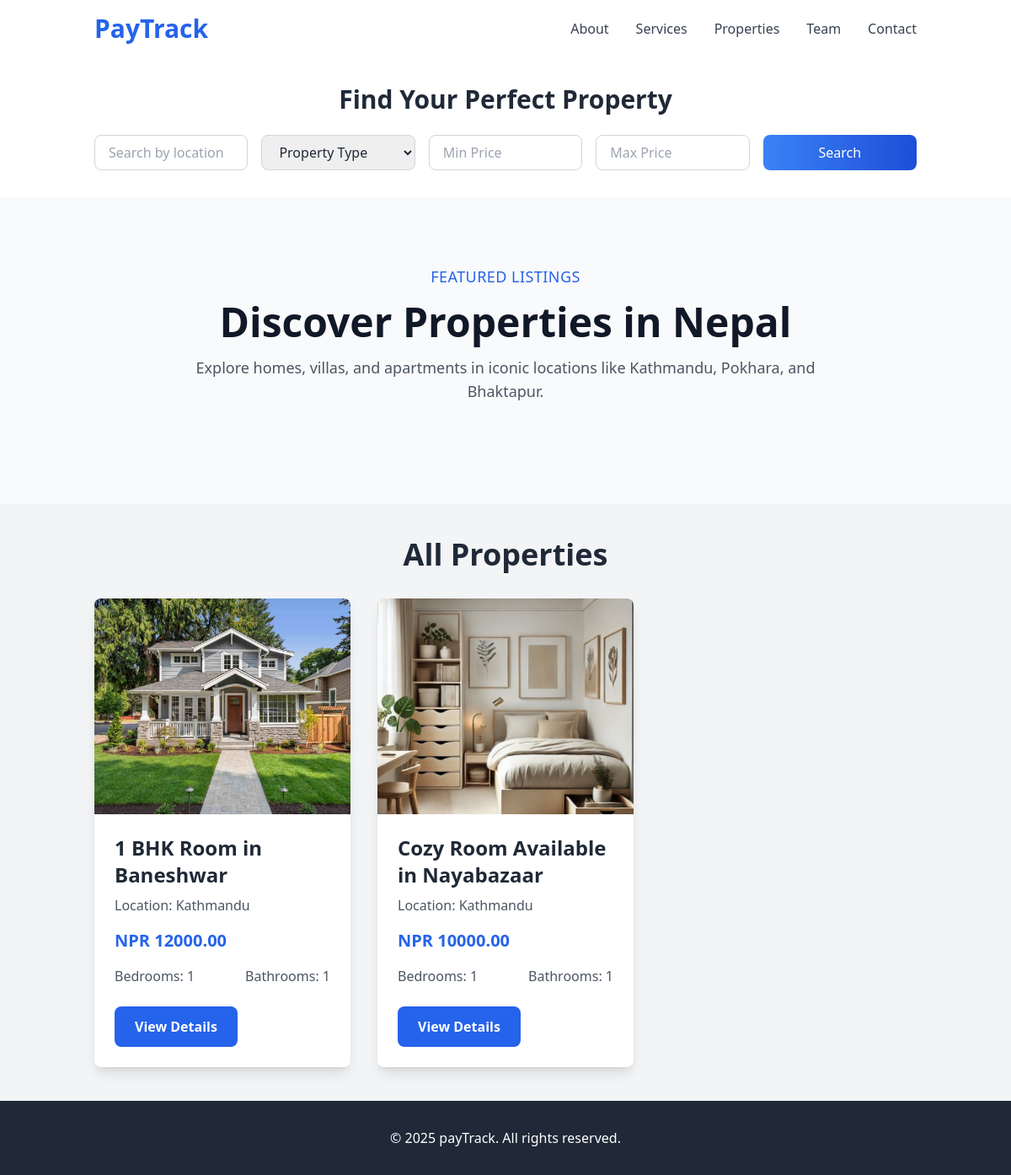
Page /properties/ on the committed database.
### user/models.py (models this page shows, shortened)
class Property(models.Model):
    PROPERTY_TYPES = [
        ('house', 'House'),
        ('apartment', 'Apartment'),
        ('villa', 'Villa'),
        ('land', 'Land'),
    ]
    homeowner = models.ForeignKey(
        settings.AUTH_USER_MODEL,
        on_delete=models.CASCADE,
        related_name='properties',
        null=True,  # Make it nullable temporarily
        blank=True  # Allow it to be blank temporarily
    )
    title = models.CharField(max_length=200, default="Unnamed Property")
    location = models.CharField(max_length=200, default="Unknown Location")
    property_type = models.CharField(max_length=20, choices=PROPERTY_TYPES, default='house')
    price = models.DecimalField(max_digits=10, decimal_places=2, default=0.00)
    bedrooms = models.IntegerField(null=True, blank=True, default=1)
    bathrooms = models.IntegerField(null=True, blank=True, default=1)
    description = models.TextField(default="No description available.")
    image = models.ImageField(upload_to='properties/', default='default_property.jpg')
    featured = models.BooleanField(default=False)

### user/views.py (the view)
# urls.py: path('properties/', views.properties_list, name='properties_list'),
def properties_list(request):
    featured_properties = Property.objects.filter(featured=True)  # Featured properties
    all_properties = Property.objects.all()  # All properties
    location = request.GET.get('location', '')
    property_type = request.GET.get('property_type', '')
    min_price = request.GET.get('min_price', '')
    max_price = request.GET.get('max_price', '')
    if location:
        all_properties = all_properties.filter(location__icontains=location)
    if property_type:
        all_properties = all_properties.filter(property_type=property_type)
    if min_price:
        all_properties = all_properties.filter(price__gte=min_price)
    if max_price:
        all_properties = all_properties.filter(price__lte=max_price)
    return render(request, 'user/properties_list.html', {
        'featured_properties': featured_properties,
        'all_properties': all_properties,
    })

### user/templates/user/properties_list.html (shortened to what this page needs)
<!DOCTYPE html>
<html lang="en">
<head>
    <script src="https://cdn.tailwindcss.com"></script>
</head>
<body class="bg-gray-50 text-gray-800">
    <header class="bg-white shadow-lg py-4">
        <div class="container mx-auto flex justify-between items-center px-6">
            <h1 class="text-3xl font-extrabold text-blue-600">
                <a href="{% url 'landing_page' %}">PayTrack</a>
            </h1>
        <nav class="hidden md:flex space-x-8">
            <a href="{% url 'about_page' %}" class="text-gray-700 hover:text-blue-600 font-medium transition">About</a>
            <a href="{% url 'service_page' %}" class="text-gray-700 hover:text-blue-600 font-medium transition">Services</a>
            <a href="{% url 'properties_list' %}" class="text-gray-700 hover:text-blue-600 font-medium transition">Properties</a>
            <a href="{% url 'service_page' %}" class="text-gray-700 hover:text-blue-600 font-medium transition">Team</a>
            <a href="#contact" class="text-gray-700 hover:text-blue-600 font-medium transition">Contact</a>
        </nav>
        </div>
    </header>
    <section class="py-8 bg-white shadow-md">
        <div class="container mx-auto px-6">
            <h2 class="text-3xl font-bold mb-6 text-center">Find Your Perfect Property</h2>
            <form class="grid grid-cols-1 md:grid-cols-5 gap-4">
                <input type="text" placeholder="Search by location" class="w-full px-4 py-2 border border-gray-300 rounded-lg">
                <select class="w-full px-4 py-2 border border-gray-300 rounded-lg">
                    <option value="">Property Type</option>
                </select>
                <input type="text" placeholder="Min Price" class="w-full px-4 py-2 border border-gray-300 rounded-lg">
                <input type="text" placeholder="Max Price" class="w-full px-4 py-2 border border-gray-300 rounded-lg">
                <button type="submit" class="bg-gradient-to-r from-blue-500 to-blue-700 text-white px-6 py-2 rounded-lg hover:scale-105 transition">Search</button>
            </form>
        </div>
    </section>
    <section id="properties" class="py-20 bg-gray-50">
        <div class="container mx-auto px-6">
            <h3 class="text-lg text-blue-600 uppercase font-medium tracking-wide text-center">Featured Listings</h3>
            <h2 class="text-5xl font-extrabold text-gray-900 mt-4 text-center">Discover Properties in Nepal</h2>
            <p class="text-gray-600 mt-4 text-lg max-w-3xl mx-auto text-center">
                Explore homes, villas, and apartments in iconic locations like Kathmandu, Pokhara, and Bhaktapur.
            </p>
        </div>
    </section>
    <section class="py-10 bg-gray-100">
        <div class="container mx-auto px-6">
            <h2 class="text-4xl font-extrabold text-gray-800 text-center mb-8">All Properties</h2>
            <div class="grid grid-cols-1 md:grid-cols-3 gap-8">
                {% for property in all_properties %}
                <div class="bg-white shadow-lg rounded-lg overflow-hidden hover-card">
                    <img src="{{ property.image.url }}" alt="{{ property.title }}" class="w-full h-64 object-cover">
                    <div class="p-6">
                        <h3 class="text-2xl font-bold text-gray-800">{{ property.title }}</h3>
                        <p class="text-gray-600 mt-2">Location: {{ property.location }}</p>
                        <p class="text-blue-600 font-bold text-xl mt-4">NPR {{ property.price }}</p>
                        <div class="flex justify-between items-center mt-4">
                            <p class="text-gray-600">Bedrooms: {{ property.bedrooms }}</p>
                            <p class="text-gray-600">Bathrooms: {{ property.bathrooms }}</p>
                        </div>
                        <a href="{% url 'property_detail' property.pk %}" class="mt-6 inline-block bg-blue-600 text-white px-6 py-3 rounded-lg font-semibold hover:bg-blue-700">View Details</a>
                    </div>
                </div>
                {% endfor %}
            </div>
        </div>
    </section>
    <footer class="bg-gray-800 text-white py-8">
        <div class="container mx-auto text-center">
            <p>&copy; 2025 payTrack. All rights reserved.</p>
        </div>
    </footer>
</body>
</html>

### rows in the picture
Property: image (picture), title "1 BHK Room in Baneshwar", location "Kathmandu", price "12000.00", bedrooms "1", bathrooms "1"
Property: image (picture), title "Cozy Room Available in Nayabazaar", location "Kathmandu", price "10000.00", bedrooms "1", bathrooms "1"
